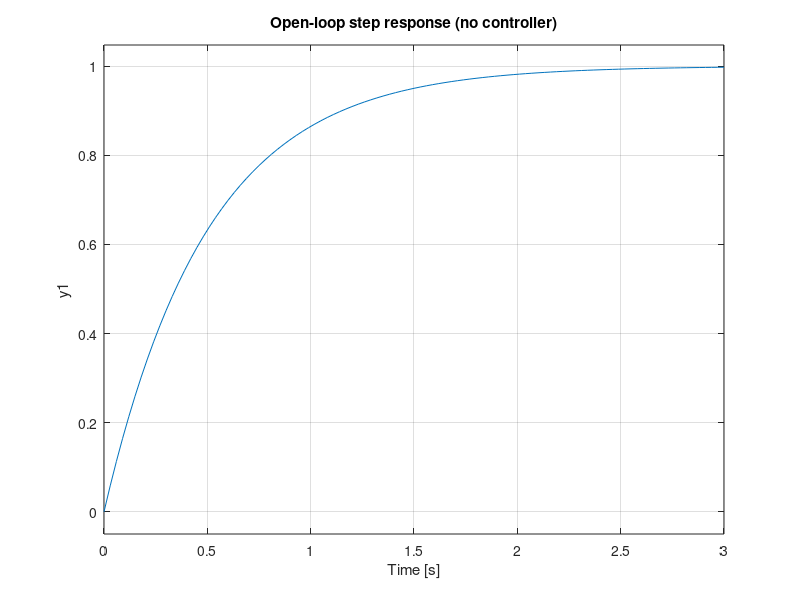

This figure's MATLAB source:
% DC Motor Transfer Function
K   = 1;       
tau = 0.5;     

s = tf('s');                  
G = K / (tau*s + 1);          

%Plot
figure;
step(G);
title('Open-loop step response (no controller)');
grid on;
